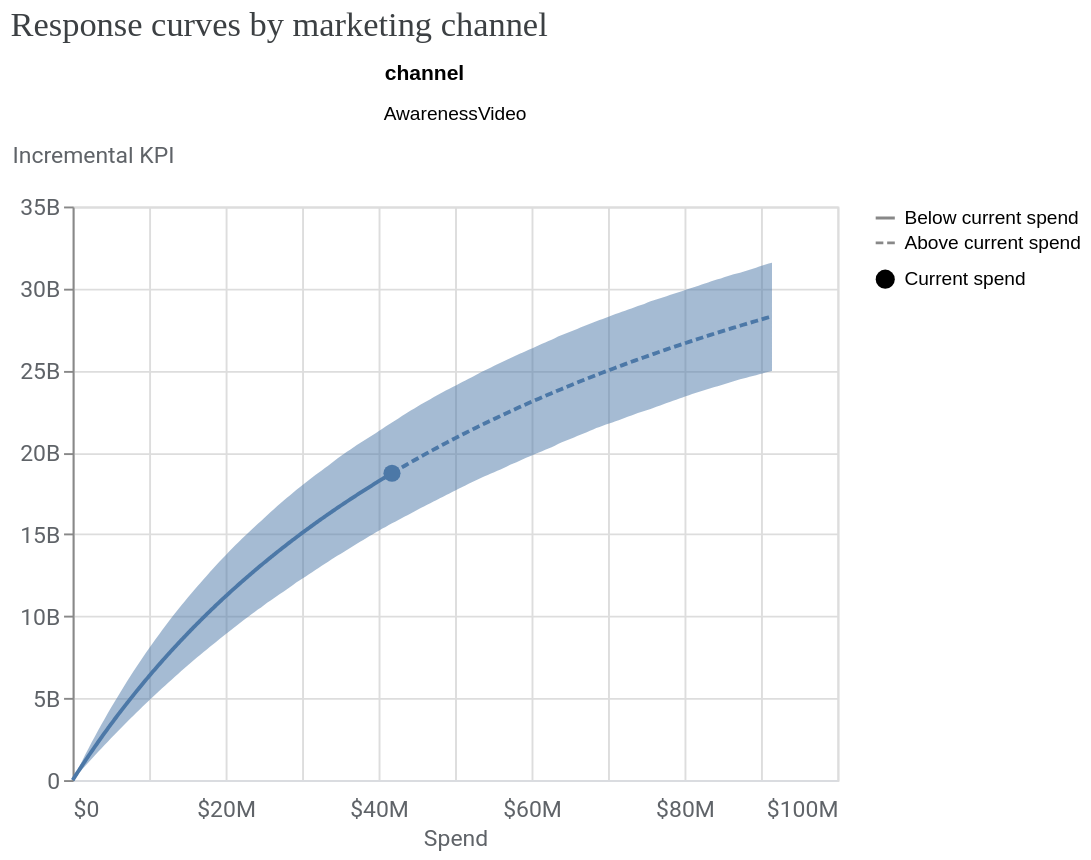

This figure's notebook cell:
### Markdown cell above
<a name="upper-funnel-analysis"></a>
## Step 3: Upper-funnel (Stage 1) media analysis: quantify impact on brand search

Before analyzing total downstream conversions, evaluate the efficiency of brand advertising (`AwarenessVideo`) in driving brand search query volume (`BrandedGQV_control`) in the Stage 1 model (`mmm1s`).

Because the Stage 1 outcome (`BrandedGQV_control`) is a non-revenue metric, evaluate physical query units by passing `use_kpi=True`. This section examines the following:
* **Response curves**: diminishing marginal returns and Hill saturation of brand ad spend on query volume.
* **Cost per incremental query (CPIK)**: cost-efficiency of incremental query generation with credible intervals.
* **Search volume decomposition**: contribution of organic baseline demand versus advertising lift.

### Code cell
# 1. Response Curves on Search Volume
visualizer.MediaEffects(meridian=mmm1s).plot_response_curves()

### Figure 1 — Vega-Lite specification as saved in the notebook (floating-point values rounded to 4 significant figures; data arrays with more than 128 entries replaced by an {"elided": "..."} marker saying what was removed)
{"config": {"view": {"continuousWidth": 300, "continuousHeight": 300}, "axis": {"labelColor": "#5F6368", "labelFont": "Roboto", "labelFontSize": 12, "titleColor": "#5F6368", "titleFont": "Roboto", "titleFontSize": 12, "titleFontWeight": "normal"}}, "data": {"name": "data-04426000a4e762553606c8adc07b5d56"}, "facet": {"field": "channel", "type": "nominal"}, "spec": {"layer": [{"mark": {"type": "line"}, "encoding": {"color": {"field": "channel", "type": "nominal"}, "strokeDash": {"field": "spend_level", "legend": {"title": null}, "sort": "descending", "type": "nominal"}, "x": {"axis": {"domainColor": "#DADCE0", "labelExpr": "(datum.value < 0 ? '-' : '') + '$' + replace(format(abs(datum.value), '.3~s'), 'G', 'B')", "labelPadding": 10, "ticks": false}, "field": "spend", "title": "Spend", "type": "quantitative"}, "y": {"axis": {"labelExpr": "replace(format(datum.value, '.3~s'), 'G', 'B')", "titleAlign": "left", "titleAngle": 0, "titleY": -20}, "field": "mean", "title": "Incremental KPI", "type": "quantitative"}}, "transform": [{"calculate": "datum.spend_multiplier >= 1.0 ? \"Above current spend\" : \"Below current spend\"", "as": "spend_level"}]}, {"mark": {"type": "point", "filled": true, "opacity": 1, "size": 80}, "encoding": {"color": {"field": "channel", "type": "nominal"}, "shape": {"field": "current_spend", "legend": {"title": null}, "type": "nominal"}, "tooltip": [{"field": "spend", "type": "quantitative"}, {"field": "mean", "type": "quantitative"}], "x": {"axis": {"domainColor": "#DADCE0", "labelExpr": "(datum.value < 0 ? '-' : '') + '$' + replace(format(abs(datum.value), '.3~s'), 'G', 'B')", "labelPadding": 10, "ticks": false}, "field": "spend", "title": "Spend", "type": "quantitative"}, "y": {"axis": {"labelExpr": "replace(format(datum.value, '.3~s'), 'G', 'B')", "titleAlign": "left", "titleAngle": 0, "titleY": -20}, "field": "mean", "title": "Incremental KPI", "type": "quantitative"}}, "transform": [{"calculate": "datum.spend_multiplier >= 1.0 ? \"Above current spend\" : \"Below current spend\"", "as": "spend_level"}, {"filter": "(datum.spend_multiplier === 1.0)"}]}, {"mark": {"type": "area", "opacity": 0.5}, "encoding": {"color": {"field": "channel", "legend": null, "type": "nominal"}, "x": {"field": "spend", "type": "quantitative"}, "y": {"field": "ci_lo", "type": "quantitative"}, "y2": {"field": "ci_hi"}}, "transform": [{"calculate": "datum.spend_multiplier >= 1.0 ? \"Above current spend\" : \"Below current spend\"", "as": "spend_level"}]}], "width": 400}, "columns": 3, "resolve": {"scale": {"x": "independent", "y": "independent"}}, "title": {"text": "Response curves by marketing channel ", "anchor": "start", "color": "#3C4043", "font": "Google Sans Display", "fontSize": 18, "fontWeight": "normal", "offset": 10}, "$schema": "https://vega.github.io/schema/vega-lite/v5.20.1.json", "datasets": {"data-04426000a4e762553606c8adc07b5d56": {"elided": "220 records"}}}
